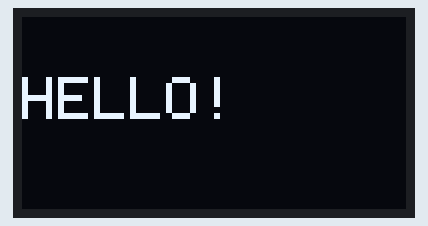
The sketch below on a simulated ESP32. Parts: 128×64 one-colour display. What the sketch prints to the serial monitor is not drawn.

Above: at 0.1 s.

The sketch:

displayhello.ino
```cpp
#include <Wire.h>
#include <Adafruit_GFX.h>
#include <Adafruit_SH110X.h>

#define SCREEN_WIDTH 128
#define SCREEN_HEIGHT 64

Adafruit_SH1106G display = Adafruit_SH1106G(SCREEN_WIDTH, SCREEN_HEIGHT, &Wire);

void setup() {
  Wire.begin(21, 22); // SDA, SCL
  Serial.begin(115200);

  Serial.println("Starting SH1106 Test...");

  display.begin(0x3C, true); // Address 0x3C
  display.clearDisplay();

  display.setTextSize(2);
  display.setTextColor(SH110X_WHITE);
  display.setCursor(0, 20);
  display.println("HELLO!");
  display.display();
}

void loop() {

}
```
